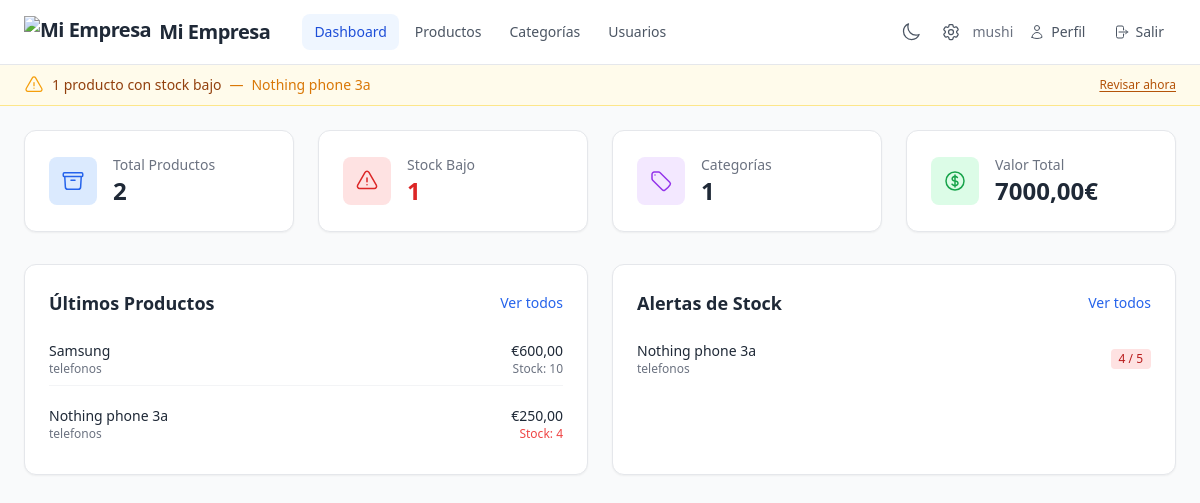
The app's page / (signed in) with its own data.
### inventory/models.py (models this page shows, shortened)
class CompanySettings(models.Model):
    company_name = models.CharField(max_length=100, default='Mi Empresa')
    logo = models.ImageField(upload_to='company/', blank=True, null=True)
    currency_symbol = models.CharField(max_length=10, default='$')
    class Meta:
        verbose_name_plural = 'company settings'
    @classmethod
    def load(cls):
        obj, created = cls.objects.get_or_create(pk=1)
        return obj

class Product(models.Model):
    name = models.CharField(max_length=200)
    description = models.TextField(blank=True)
    category = models.ForeignKey(Category, on_delete=models.CASCADE, related_name='products')
    price = models.DecimalField(max_digits=10, decimal_places=2)
    stock = models.IntegerField(default=0)
    low_stock_threshold = models.IntegerField(default=5)
    created_at = models.DateTimeField(auto_now_add=True)
    updated_at = models.DateTimeField(auto_now=True)
    @property
    def is_low_stock(self):
        return self.stock <= self.low_stock_threshold

class Category(models.Model):
    name = models.CharField(max_length=100, unique=True)
    description = models.TextField(blank=True)
    created_at = models.DateTimeField(auto_now_add=True)
    updated_at = models.DateTimeField(auto_now=True)
    class Meta:
        verbose_name_plural = 'categories'

### inventory/views.py (the view)
# urls.py: path('', views.dashboard, name='dashboard'),
@login_required
def dashboard(request):
    total_products = Product.objects.count()
    low_stock_products = Product.objects.filter(stock__lte=F('low_stock_threshold')).count()
    total_categories = Category.objects.count()
    total_value = Product.objects.aggregate(
        total=Sum(F('price') * F('stock'))
    )['total'] or 0
    latest_products = Product.objects.select_related('category').order_by('-created_at')[:5]
    low_stock_list = Product.objects.filter(stock__lte=F('low_stock_threshold')).order_by('stock')[:5]
    return render(request, 'inventory/dashboard.html', {
        'total_products': total_products,
        'low_stock_products': low_stock_products,
        'total_categories': total_categories,
        'total_value': total_value,
        'latest_products': latest_products,
        'low_stock_list': low_stock_list,
    })

### inventory/context_processors.py (called while the page is built)
def company_settings(request):
    settings = CompanySettings.load()
    return {
        'company_name': settings.company_name,
        'company_logo': settings.logo,
        'currency_symbol': settings.currency_symbol,
    }

def low_stock_notification(request):
    if not request.user.is_authenticated:
        return {'low_stock_count': 0, 'low_stock_list': []}
    products = Product.objects.filter(
        stock__lte=F('low_stock_threshold')
    ).select_related('category').order_by('stock')[:5]
    return {
        'low_stock_count': len(products),
        'low_stock_list': products,
    }

### templates/inventory/dashboard.html (shortened to what this page needs)
{% extends 'base.html' %}
{% block content %}
<div class="grid grid-cols-1 sm:grid-cols-2 lg:grid-cols-4 gap-6 mb-8">
    <div class="bg-white dark:bg-gray-800 rounded-xl shadow-sm border border-gray-200 dark:border-gray-700 p-6 hover:shadow-md transition-shadow">
        <div class="flex items-center gap-4">
            <div class="p-3 bg-blue-100 rounded-lg">
            </div>
            <div>
                <p class="text-sm text-gray-500 dark:text-gray-400 font-medium">Total Productos</p>
                <p class="text-2xl font-bold text-gray-800 dark:text-gray-100">{{ total_products }}</p>
            </div>
        </div>
    </div>
    <div class="bg-white dark:bg-gray-800 rounded-xl shadow-sm border border-gray-200 dark:border-gray-700 p-6 hover:shadow-md transition-shadow">
        <div class="flex items-center gap-4">
            <div class="p-3 {% if low_stock_products > 0 %}bg-red-100{% else %}bg-green-100{% endif %} rounded-lg">
                <svg xmlns="http://www.w3.org/2000/svg" class="w-6 h-6 {% if low_stock_products > 0 %}text-red-600{% else %}text-green-600{% endif %}" fill="none" viewBox="0 0 24 24" stroke-width="1.5" stroke="currentColor">
                    <path stroke-linecap="round" stroke-linejoin="round" d="M12 9v3.75m-9.303 3.376c-.866 1.5.217 3.374 1.948 3.374h14.71c1.73 0 2.813-1.874 1.948-3.374L13.949 3.378c-.866-1.5-3.032-1.5-3.898 0L2.697 16.126ZM12 15.75h.007v.008H12v-.008Z" />
                </svg>
            </div>
            <div>
                <p class="text-sm text-gray-500 dark:text-gray-400 font-medium">Stock Bajo</p>
                <p class="text-2xl font-bold {% if low_stock_products > 0 %}text-red-600{% else %}text-green-600{% endif %}">{{ low_stock_products }}</p>
            </div>
        </div>
    </div>
    <div class="bg-white dark:bg-gray-800 rounded-xl shadow-sm border border-gray-200 dark:border-gray-700 p-6 hover:shadow-md transition-shadow">
        <div class="flex items-center gap-4">
            <div class="p-3 bg-purple-100 rounded-lg">
            </div>
            <div>
                <p class="text-sm text-gray-500 dark:text-gray-400 font-medium">Categorías</p>
                <p class="text-2xl font-bold text-gray-800 dark:text-gray-100">{{ total_categories }}</p>
            </div>
        </div>
    </div>
    <div class="bg-white dark:bg-gray-800 rounded-xl shadow-sm border border-gray-200 dark:border-gray-700 p-6 hover:shadow-md transition-shadow">
        <div class="flex items-center gap-4">
            <div class="p-3 bg-green-100 rounded-lg">
            </div>
            <div>
                <p class="text-sm text-gray-500 dark:text-gray-400 font-medium">Valor Total</p>
                <p class="text-2xl font-bold text-gray-800 dark:text-gray-100">{{ total_value|floatformat:2 }}{{ currency_symbol }}</p>
            </div>
        </div>
    </div>
</div>
<div class="grid grid-cols-1 lg:grid-cols-2 gap-6">
    <div class="bg-white dark:bg-gray-800 rounded-xl shadow-sm border border-gray-200 dark:border-gray-700 p-6">
        <div class="flex justify-between items-center mb-4">
            <h2 class="text-lg font-semibold text-gray-800 dark:text-gray-100">Últimos Productos</h2>
            <a href="{% url 'product_list' %}" class="text-sm text-blue-600 hover:text-blue-500 font-medium">Ver todos</a>
        </div>
        {% if latest_products %}
            <div class="space-y-3">
                {% for product in latest_products %}
                    <div class="flex items-center justify-between py-2 border-b border-gray-100 dark:border-gray-700 last:border-0">
                        <div>
                            <p class="text-sm font-medium text-gray-800 dark:text-gray-100">{{ product.name }}</p>
                            <p class="text-xs text-gray-500 dark:text-gray-400">{{ product.category.name }}</p>
                        </div>
                        <div class="text-right">
                            <p class="text-sm font-medium text-gray-800 dark:text-gray-100">{{ currency_symbol }}{{ product.price }}</p>
                            <p class="text-xs {% if product.is_low_stock %}text-red-500 dark:text-red-400 font-medium{% else %}text-gray-500 dark:text-gray-400{% endif %}">
                                Stock: {{ product.stock }}
                            </p>
                        </div>
                    </div>
                {% endfor %}
            </div>
        {% else %}
            <p class="text-gray-500 dark:text-gray-400 text-sm py-4 text-center">No hay productos registrados.</p>
        {% endif %}
    </div>
    <div class="bg-white dark:bg-gray-800 rounded-xl shadow-sm border border-gray-200 dark:border-gray-700 p-6">
        <div class="flex justify-between items-center mb-4">
            <h2 class="text-lg font-semibold text-gray-800 dark:text-gray-100">Alertas de Stock</h2>
            <a href="{% url 'product_list' %}" class="text-sm text-blue-600 hover:text-blue-500 font-medium">Ver todos</a>
        </div>
        {% if low_stock_list %}
            <div class="space-y-3">
                {% for product in low_stock_list %}
                    <div class="flex items-center justify-between py-2 border-b border-gray-100 dark:border-gray-700 last:border-0">
                        <div>
                            <p class="text-sm font-medium text-gray-800 dark:text-gray-100">{{ product.name }}</p>
                            <p class="text-xs text-gray-500 dark:text-gray-400">{{ product.category.name }}</p>
                        </div>
                        <div class="flex items-center gap-2">
                            <span class="inline-flex items-center px-2 py-0.5 rounded text-xs font-medium bg-red-100 dark:bg-red-800 text-red-700 dark:text-red-300">
                                {{ product.stock }} / {{ product.low_stock_threshold }}
                            </span>
                        </div>
                    </div>
                {% endfor %}
            </div>
        {% else %}
            <p class="text-gray-500 dark:text-gray-400 text-sm py-4 text-center">No hay productos con stock bajo.</p>
        {% endif %}
    </div>
</div>
{% endblock %}

### templates/base.html (shortened to what this page needs)
<!DOCTYPE html>
<html lang="es-mx">
<head>
    <script src="https://cdn.tailwindcss.com">
    </script>
</head>
<body class="bg-gray-50 dark:bg-gray-900 min-h-screen transition-colors">
    <nav class="bg-white dark:bg-gray-800 shadow-sm border-b border-gray-200 dark:border-gray-700">
        <div class="max-w-7xl mx-auto px-4 sm:px-6">
            <div class="flex justify-between items-center h-16">
                <div class="flex items-center gap-8">
                    <a href="{% url 'dashboard' %}" class="flex items-center gap-2 text-xl font-bold text-gray-800 dark:text-gray-100 tracking-tight">
                        {% if company_logo %}
                        <img src="{{ company_logo.url }}" alt="{{ company_name }}" class="h-8 w-auto">
                        {% endif %}
                        {{ company_name }}
                    </a>
                    <div class="flex items-center gap-1">
                        <a href="{% url 'dashboard' %}" class="px-3 py-2 text-sm font-medium rounded-lg {% if request.resolver_match.url_name == 'dashboard' %}bg-blue-50 dark:bg-blue-900 text-blue-700 dark:text-blue-200{% else %}text-gray-600 dark:text-gray-300 hover:text-gray-800 dark:hover:text-gray-100 hover:bg-gray-100 dark:hover:bg-gray-700{% endif %} transition-colors">
                            Dashboard
                        </a>
                        <a href="{% url 'product_list' %}" class="px-3 py-2 text-sm font-medium rounded-lg {% if request.resolver_match.url_name == 'product_list' %}bg-blue-50 dark:bg-blue-900 text-blue-700 dark:text-blue-200{% else %}text-gray-600 dark:text-gray-300 hover:text-gray-800 dark:hover:text-gray-100 hover:bg-gray-100 dark:hover:bg-gray-700{% endif %} transition-colors">
                            Productos
                        </a>
                        <a href="{% url 'category_list' %}" class="px-3 py-2 text-sm font-medium rounded-lg {% if request.resolver_match.url_name == 'category_list' %}bg-blue-50 dark:bg-blue-900 text-blue-700 dark:text-blue-200{% else %}text-gray-600 dark:text-gray-300 hover:text-gray-800 dark:hover:text-gray-100 hover:bg-gray-100 dark:hover:bg-gray-700{% endif %} transition-colors">
                            Categorías
                        </a>
                        {% if user.is_superuser %}
                        <a href="{% url 'user_list' %}" class="px-3 py-2 text-sm font-medium rounded-lg {% if request.resolver_match.url_name|slice:':5' == 'user_' %}bg-blue-50 dark:bg-blue-900 text-blue-700 dark:text-blue-200{% else %}text-gray-600 dark:text-gray-300 hover:text-gray-800 dark:hover:text-gray-100 hover:bg-gray-100 dark:hover:bg-gray-700{% endif %} transition-colors">
                            Usuarios
                        </a>
                        {% endif %}
                    </div>
                </div>
                <div class="flex items-center gap-1">
                    <button id="theme-toggle" type="button" class="inline-flex items-center justify-center px-2 py-2 text-sm font-medium text-gray-600 dark:text-gray-300 hover:text-blue-600 dark:hover:text-blue-400 hover:bg-blue-50 dark:hover:bg-blue-900 rounded-lg transition-colors" title="Cambiar tema">
                    </button>
                    {% if user.is_superuser %}
                    <a href="{% url 'settings_update' %}" class="inline-flex items-center gap-1.5 px-2 py-2 text-sm font-medium text-gray-600 dark:text-gray-300 hover:text-blue-600 dark:hover:text-blue-400 hover:bg-blue-50 dark:hover:bg-blue-900 rounded-lg transition-colors" title="Configuración">
                    </a>
                    {% endif %}
                    {% if user.is_authenticated %}
                    <span class="text-sm text-gray-500 dark:text-gray-400 hidden sm:inline">{{ user.username }}</span>
                    <a href="{% url 'profile_update' %}" class="inline-flex items-center gap-1.5 px-3 py-2 text-sm font-medium text-gray-600 dark:text-gray-300 hover:text-blue-600 dark:hover:text-blue-400 hover:bg-blue-50 dark:hover:bg-blue-900 rounded-lg transition-colors">
                        <span class="hidden sm:inline">Perfil</span>
                    </a>
                    <form method="post" action="{% url 'logout' %}" class="inline">
                        <button type="submit" class="inline-flex items-center gap-1.5 px-3 py-2 text-sm font-medium text-gray-600 dark:text-gray-300 hover:text-red-600 dark:hover:text-red-400 hover:bg-red-50 dark:hover:bg-red-900 rounded-lg transition-colors cursor-pointer">
                            <span class="hidden sm:inline">Salir</span>
                        </button>
                    </form>
                    {% endif %}
                </div>
            </div>
        </div>
    </nav>
    {% if user.is_authenticated and low_stock_count %}
    <div class="bg-amber-50 dark:bg-amber-900 border-b border-amber-200 dark:border-amber-700">
        <div class="max-w-7xl mx-auto px-4 sm:px-6 py-2.5 flex items-center justify-between">
            <div class="flex items-center gap-2 text-sm text-amber-800 dark:text-amber-200">
                <span class="font-medium">{{ low_stock_count }} producto{% if low_stock_count != 1 %}s{% endif %} con stock bajo</span>
                <span class="hidden sm:inline text-amber-600 dark:text-amber-400">—</span>
                <span class="hidden sm:inline text-amber-600 dark:text-amber-400">
                {% for p in low_stock_list %}
                    {{ p.name }}{% if not forloop.last %}, {% endif %}
                {% endfor %}
                </span>
            </div>
            <a href="{% url 'product_list' %}?q=&amp;category=" class="flex-shrink-0 text-xs font-medium text-amber-700 dark:text-amber-300 hover:text-amber-900 dark:hover:text-amber-100 underline underline-offset-2">
                Revisar ahora
            </a>
        </div>
    </div>
    {% endif %}
    <main class="max-w-7xl mx-auto px-4 sm:px-6 py-6">
        {% block content %}{% endblock %}
    </main>
</body>
</html>

### records on screen
CompanySettings: company_name "Mi Empresa"
Product: name "Nothing phone 3a", category.name "telefonos", currency_symbol "€", price "250,00", stock "4", low_stock_threshold "5"
Product: name "Samsung", category.name "telefonos", currency_symbol "€", price "600,00", stock "10"

### other values on screen
{{ user.username }} "mushi"
{{ low_stock_count }} "1"
{{ total_products }} "2"
{{ low_stock_products }} "1"
{{ total_categories }} "1"
{{ total_value|floatformat:2 }} "7000,00"
{{ currency_symbol }} "€"
